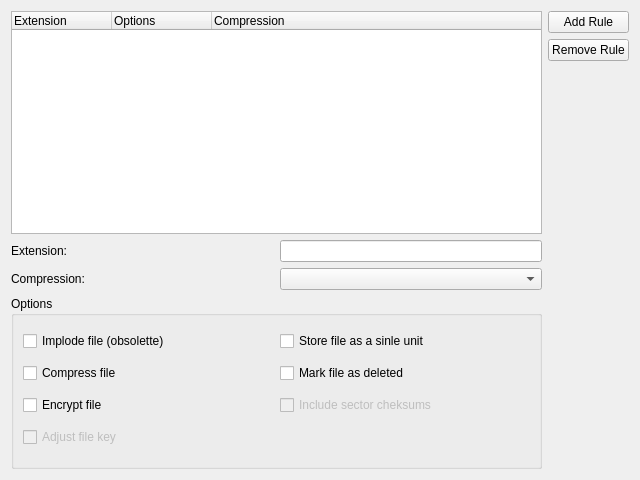
<?xml version="1.0" encoding="UTF-8"?>
<ui version="4.0">
 <class>MPQSettings</class>
 <widget class="QWidget" name="MPQSettings">
  <property name="geometry">
   <rect>
    <x>0</x>
    <y>0</y>
    <width>640</width>
    <height>480</height>
   </rect>
  </property>
  <property name="windowTitle">
   <string>Form</string>
  </property>
  <layout class="QGridLayout" name="gridLayout_2" columnstretch="1,1,0">
   <item row="0" column="0" rowspan="3" colspan="2">
    <widget class="QTreeWidget" name="treeWidget">
     <column>
      <property name="text">
       <string>Extension</string>
      </property>
     </column>
     <column>
      <property name="text">
       <string>Options</string>
      </property>
     </column>
     <column>
      <property name="text">
       <string>Compression</string>
      </property>
     </column>
    </widget>
   </item>
   <item row="0" column="2">
    <widget class="QPushButton" name="pushButton">
     <property name="text">
      <string>Add Rule</string>
     </property>
    </widget>
   </item>
   <item row="1" column="2">
    <widget class="QPushButton" name="pushButton_2">
     <property name="text">
      <string>Remove Rule</string>
     </property>
    </widget>
   </item>
   <item row="2" column="2" rowspan="4">
    <spacer name="verticalSpacer">
     <property name="orientation">
      <enum>Qt::Vertical</enum>
     </property>
     <property name="sizeHint" stdset="0">
      <size>
       <width>20</width>
       <height>385</height>
      </size>
     </property>
    </spacer>
   </item>
   <item row="3" column="0">
    <widget class="QLabel" name="label">
     <property name="sizePolicy">
      <sizepolicy hsizetype="Preferred" vsizetype="Preferred">
       <horstretch>0</horstretch>
       <verstretch>0</verstretch>
      </sizepolicy>
     </property>
     <property name="text">
      <string>Extension:</string>
     </property>
    </widget>
   </item>
   <item row="3" column="1">
    <widget class="QLineEdit" name="lineEdit">
     <property name="sizePolicy">
      <sizepolicy hsizetype="Preferred" vsizetype="Fixed">
       <horstretch>0</horstretch>
       <verstretch>0</verstretch>
      </sizepolicy>
     </property>
    </widget>
   </item>
   <item row="4" column="0">
    <widget class="QLabel" name="label_2">
     <property name="text">
      <string>Compression:</string>
     </property>
    </widget>
   </item>
   <item row="4" column="1">
    <widget class="QComboBox" name="comboBox">
     <property name="sizePolicy">
      <sizepolicy hsizetype="Preferred" vsizetype="Fixed">
       <horstretch>0</horstretch>
       <verstretch>0</verstretch>
      </sizepolicy>
     </property>
    </widget>
   </item>
   <item row="5" column="0" colspan="2">
    <widget class="QGroupBox" name="groupBox">
     <property name="enabled">
      <bool>true</bool>
     </property>
     <property name="sizePolicy">
      <sizepolicy hsizetype="Preferred" vsizetype="Preferred">
       <horstretch>0</horstretch>
       <verstretch>0</verstretch>
      </sizepolicy>
     </property>
     <property name="title">
      <string>Options</string>
     </property>
     <layout class="QGridLayout" name="gridLayout">
      <item row="0" column="0">
       <widget class="QCheckBox" name="checkBox_Implode">
        <property name="text">
         <string>Implode file (obsolette)</string>
        </property>
       </widget>
      </item>
      <item row="0" column="1">
       <widget class="QCheckBox" name="checkBox_SingleUnit">
        <property name="text">
         <string>Store file as a sinle unit</string>
        </property>
       </widget>
      </item>
      <item row="1" column="0">
       <widget class="QCheckBox" name="checkBox_Compress">
        <property name="text">
         <string>Compress file</string>
        </property>
       </widget>
      </item>
      <item row="1" column="1">
       <widget class="QCheckBox" name="checkBox_Deleted">
        <property name="text">
         <string>Mark file as deleted</string>
        </property>
       </widget>
      </item>
      <item row="2" column="0">
       <widget class="QCheckBox" name="checkBox_Encrypt">
        <property name="text">
         <string>Encrypt file</string>
        </property>
       </widget>
      </item>
      <item row="2" column="1">
       <widget class="QCheckBox" name="checkBox_CheckSum">
        <property name="enabled">
         <bool>false</bool>
        </property>
        <property name="text">
         <string>Include sector cheksums</string>
        </property>
       </widget>
      </item>
      <item row="3" column="0">
       <widget class="QCheckBox" name="checkBox_File_Key">
        <property name="enabled">
         <bool>false</bool>
        </property>
        <property name="text">
         <string>Adjust file key</string>
        </property>
       </widget>
      </item>
     </layout>
    </widget>
   </item>
  </layout>
 </widget>
 <resources/>
 <connections>
  <connection>
   <sender>checkBox_Implode</sender>
   <signal>toggled(bool)</signal>
   <receiver>checkBox_CheckSum</receiver>
   <slot>setEnabled(bool)</slot>
   <hints>
    <hint type="sourcelabel">
     <x>118</x>
     <y>356</y>
    </hint>
    <hint type="destinationlabel">
     <x>327</x>
     <y>408</y>
    </hint>
   </hints>
  </connection>
  <connection>
   <sender>checkBox_Compress</sender>
   <signal>toggled(bool)</signal>
   <receiver>checkBox_CheckSum</receiver>
   <slot>setEnabled(bool)</slot>
   <hints>
    <hint type="sourcelabel">
     <x>171</x>
     <y>380</y>
    </hint>
    <hint type="destinationlabel">
     <x>417</x>
     <y>411</y>
    </hint>
   </hints>
  </connection>
  <connection>
   <sender>checkBox_Encrypt</sender>
   <signal>toggled(bool)</signal>
   <receiver>checkBox_File_Key</receiver>
   <slot>setEnabled(bool)</slot>
   <hints>
    <hint type="sourcelabel">
     <x>94</x>
     <y>413</y>
    </hint>
    <hint type="destinationlabel">
     <x>92</x>
     <y>446</y>
    </hint>
   </hints>
  </connection>
 </connections>
</ui>
